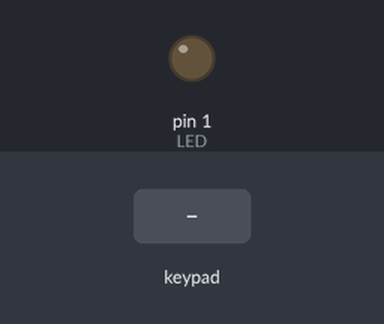
Simulated run of this sketch. Board: Arduino Uno, built with avr-gcc and run on an emulated ATmega328P. On the bench: output pins drawn as LEDs (lit = HIGH). Dashed ring = blinking. The test bench sets the inputs (shaded band).

Above: at 1.2 s.
1.3 s: key '2' pressed
At 1.7 s:
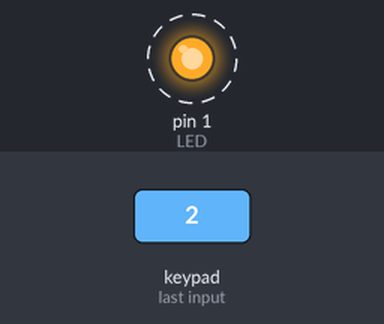
4.3 s: keypad keys 5 4 3 2 pressed 0.4 s apart
At 4.7 s:
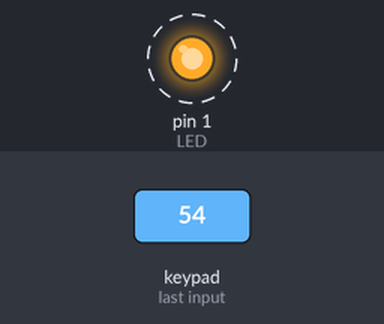
Timing chart, 0 to 14.3 s (numbered marks = the images above; inputs shaded):
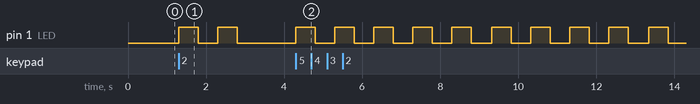

Measured:
- after the input at 1.3 s, pin 1 (LED): alternates HIGH for 0.50 s and LOW for 0.50 s, 4 changes in all, then stays LOW, starting at once
- after the input at 4.3 s, pin 1 (LED): alternates HIGH for 0.50 s and LOW for 0.50 s, starting at once

The sketch:

KeypadandLED.ino
```cpp
/* Blinking Led number of times upon the number pressed on the Keypad using Arduino Uno
 *
 *  Hardware componenets
 *  Arduino Uno
 *  Keypad 4x3
 *  LED
 *
 * Author : Sanghavi
 * Date : 06-09-2022
 */

 // Include Header file
#include <Keypad.h>

const byte ROWS = 4; //four rows
const byte COLS = 3; //three columns

// Define Keypad layout
char keys[ROWS][COLS] = {
  {'1','2','3'},
  {'4','5','6'},
  {'7','8','9'},
  {'#','0','*'}
};
byte rowPins[ROWS] = {5, 4, 3, 2}; //connect to the row pinouts of the keypad
byte colPins[COLS] = {8, 7, 6}; //connect to the column pinouts of the keypad

// Initialise Keypad
Keypad keypad = Keypad( makeKeymap(keys), rowPins, colPins, ROWS, COLS );

// Assigning 1st pin of Arduino to LED
const int LED = 1;

void setup() {
  // Configure LED to OUTPUT mode
 pinMode(LED,OUTPUT);

}

void loop() {
  // Get the current key from Keypad and store in Variable key
   char key = keypad.getKey();

  for(int i = 0;i<key-'0';i++)
   {
    digitalWrite(LED,HIGH);
    delay(500);
    digitalWrite(LED,LOW);
    delay(500);
   }
}
```
